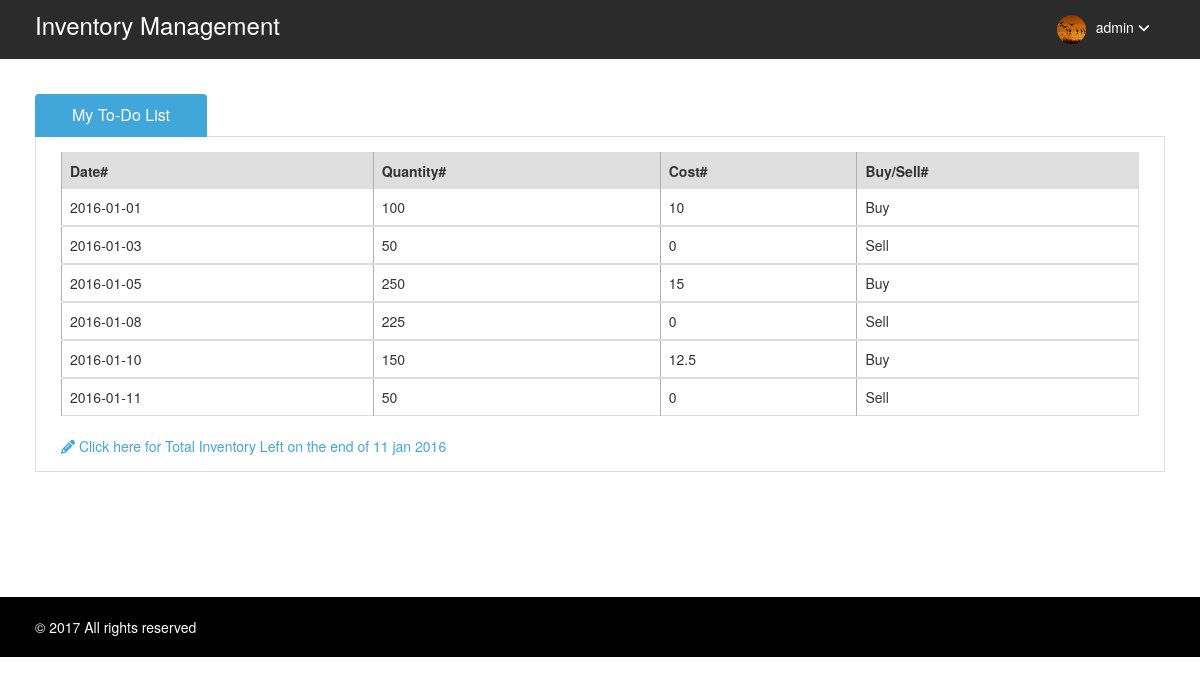
The app's page /userstory.php (signed in) with its own data.
### tables this page shows
CREATE TABLE `userstory` (
  `Id` int(10) NOT NULL,
  `Date` date NOT NULL,
  `Quantity` varchar(50) NOT NULL,
  `Cost` float NOT NULL,
  `Output` varchar(10) NOT NULL
);

### userstory.php (the view, shortened to what this page needs)
<!DOCTYPE html>
<html lang="en">
<head>
    <link href="css/bootstrap.min.css" rel="stylesheet">
    <link href="css/modern-business.css" rel="stylesheet">
    <link href="font-awesome/css/font-awesome.min.css" rel="stylesheet" type="text/css">
	<link href="css/bootstrap-toggle.css" rel="stylesheet">
</head>
<body>
<div class="top_nav">
<div class="nav_menu">
  <nav class="" role="navigation">
	<h3 class="tilele">Inventory Management</h3>
	<ul class="nav navbar-nav navbar-right">
	  <li class="">
		<a href="javascript:;" class="user-profile dropdown-toggle" data-toggle="dropdown" aria-expanded="false">
		  <img src="images/img.jpg" alt=""><?php echo $_SESSION['UserName']; ?>
		  <span class=" fa fa-angle-down"></span>
		</a>
	  </li>
	</ul>
  </nav>
</div>
</div>
<div class="content-tt">
  	<div class="main-tab">
			<ul class="nav nav-tabs" role="tablist">
				<li role="presentation" class="active">
				<a href="#All-Task" aria-controls="All-Task" role="tab" data-toggle="tab">My To-Do List</a></li>
			</ul>
	<div class="tab-content">
	<div role="tabpanel" class="tab-pane active" id="profile">
		<div class="tab-content">
			<div role="tabpanel" class="tab-pane active" id="All-Tasklist">
				<div class="custom-table-width">
					<div class="table-responsive">
						<form action="javascript:void(0);" id="tasklist" name="tasklist">
							<table class="table table-bordered" >
								<thead class="color-bg">
									<tr>
										<th>Date#  </th>
										<th>Quantity#  </th>
										<th>Cost#</th>
										<th>Buy/Sell#</th>
									</tr>
								</thead>
							<?php
							$ssql= mysql_query("select * from userstory");
							$num=mysql_num_rows($ssql);
							if($num>0)
							{
							while($row = mysql_fetch_array($ssql))
							{
							?>
								<tbody>
									<tr>
										<td><?php echo $row['Date'] ?> </td>
										<td><?php echo $row['Quantity'] ?> </td>
										<td><?php echo $row['Cost'] ?> </td>
										<td><?php echo $row['Output'] ?> </td>
									</tr>
								</tbody>
							<?php
							}
							}
							?>
							</table>
						</form>
					</div>
				</div>
			</div>
		</div>
	</div>
		<div>
			<a class="blue-text" data-target="#myModa" data-toggle="modal" href="javascript:void(0);" id="gettask" onclick="edittask(this.id);">
			<i class="fa fa-pencil"></i> Click here for Total Inventory Left on the end of 11 jan 2016</a>
		</div>
	</div>
	</div>
  </div>
  <footer class="main-footer">
	<p>&copy; 2017  All rights reserved</p>
  </footer>
</body>
</html>

### css/modern-business.css (style rules this page uses)
html, body { height: 100%; }
.top_nav { background: #2b2b2b none repeat scroll 0 0; float: left; padding: 0 35px; width: 100%; }
h3.tilele { color: #fff; float: left; margin-top: 12px; }
.user-profile img { border-radius: 50%; height: 29px; margin-right: 10px; width: 29px; }
.nav > li > a { color:#fff; }
.content-tt { float: left; min-height: 538px; padding: 35px; width: 100%; }
.nav.nav-tabs { border: medium none; }
.main-tab > .tab-content { border: 1px solid #ddd; padding: 15px 25px; }
.custom-table-width table { width: 100%; }
.main-tab .nav-tabs li a { background: #dfdfdf none repeat scroll 0 0; border: medium none; color: #3f3f3f; font-size: 16px; padding: 10px 37px; }
.main-tab .nav-tabs li.active a { color:#fff;background:#41a7da; border: medium none;outline:none; }
a { color: #333; text-decoration: none; }
.table-bordered > tbody > tr > td, .table-bordered > tbody > tr > th, .table-bordered > tfoot > tr > td, .table-bordered > tfoot > tr > th, .table-bordered > thead > tr > td, .table-bordered > thead > tr > th { border-left: 1px solid #afafaf; border-right: none; border-top: none; border-bottom: none; }
.color-bg { background:#dfdfdf; }
.blue-text { color: #41a7da; }
.main-footer { padding:20px 35px;color:#fff;background:black;float:left;width:100%; }
.main-footer p { margin:0;padding:0;color:#fff; }
.navbar-right { float: right !important; margin-right: 0; }

### records on screen
userstory: Date "2016-01-01", Quantity "100", Cost "10", Output "Buy"
userstory: Date "2016-01-03", Quantity "50", Cost "0", Output "Sell"
userstory: Date "2016-01-05", Quantity "250", Cost "15", Output "Buy"
userstory: Date "2016-01-08", Quantity "225", Cost "0", Output "Sell"
userstory: Date "2016-01-10", Quantity "150", Cost "12.5", Output "Buy"
userstory: Date "2016-01-11", Quantity "50", Cost "0", Output "Sell"

### other values on screen
$_SESSION['UserName'] "admin"
